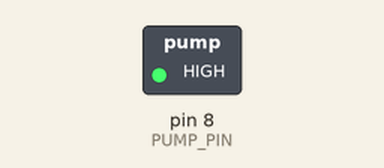
This sketch was run on a simulated Arduino Uno, built with avr-gcc and run on an emulated ATmega328P. On the bench: switched loads named in the sketch (green lamp = pin HIGH). At 8.8 s the program stops and its outputs stay as they are.

Above: at 0.1 s.
At 8.9 s:
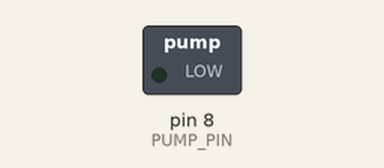
Timing chart, 0 to 10.3 s (numbered marks = the images above):
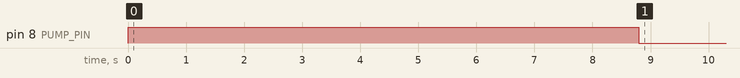

The sketch:

Pump.ino
```cpp
#define PUMP_PIN 8
#define PUMP_SPEED 1.13636

void setupPump() {
  pinMode(PUMP_PIN, OUTPUT);
}

// Problem: This function doesn't return until amount is pumped, which takes a long time. Should be replaced with an interrupt & clock routine.
void pump(double ml) {
  digitalWrite(PUMP_PIN, HIGH);
  delay(round(ml/PUMP_SPEED*1000.0));
  digitalWrite(PUMP_PIN, LOW);
}

void setup() {
  setupPump();
}

void loop() {
  pump(10);
  while (true);
}
```

Measured:
- by itself, pin 8 (PUMP_PIN): LOW → HIGH at 0.00 s, → LOW 8.8 s later
